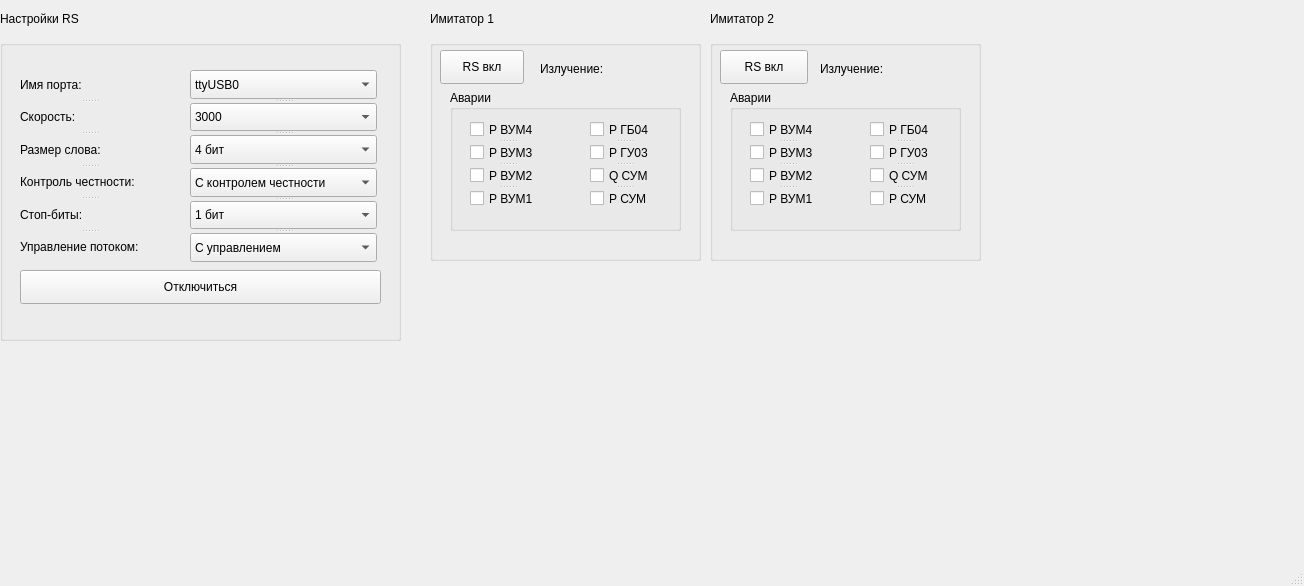
<?xml version="1.0" encoding="UTF-8"?>
<ui version="4.0">
 <class>MainWindow</class>
 <widget class="QMainWindow" name="MainWindow">
  <property name="geometry">
   <rect>
    <x>0</x>
    <y>0</y>
    <width>1304</width>
    <height>586</height>
   </rect>
  </property>
  <property name="windowTitle">
   <string>MainWindow</string>
  </property>
  <widget class="QWidget" name="centralwidget">
   <widget class="QLabel" name="label">
    <property name="geometry">
     <rect>
      <x>0</x>
      <y>10</y>
      <width>111</width>
      <height>18</height>
     </rect>
    </property>
    <property name="text">
     <string>Настройки RS</string>
    </property>
   </widget>
   <widget class="QLabel" name="label_8">
    <property name="geometry">
     <rect>
      <x>430</x>
      <y>10</y>
      <width>81</width>
      <height>18</height>
     </rect>
    </property>
    <property name="text">
     <string>Имитатор 1</string>
    </property>
   </widget>
   <widget class="QGroupBox" name="groupBox">
    <property name="geometry">
     <rect>
      <x>0</x>
      <y>40</y>
      <width>401</width>
      <height>301</height>
     </rect>
    </property>
    <property name="title">
     <string/>
    </property>
    <widget class="QSplitter" name="splitter_2">
     <property name="geometry">
      <rect>
       <x>20</x>
       <y>30</y>
       <width>139</width>
       <height>191</height>
      </rect>
     </property>
     <property name="orientation">
      <enum>Qt::Vertical</enum>
     </property>
     <widget class="QLabel" name="label_2">
      <property name="text">
       <string>Имя порта:</string>
      </property>
     </widget>
     <widget class="QLabel" name="label_3">
      <property name="text">
       <string>Скорость:</string>
      </property>
     </widget>
     <widget class="QLabel" name="label_4">
      <property name="text">
       <string>Размер слова:</string>
      </property>
     </widget>
     <widget class="QLabel" name="label_5">
      <property name="text">
       <string>Контроль честности:</string>
      </property>
     </widget>
     <widget class="QLabel" name="label_6">
      <property name="text">
       <string>Стоп-биты:</string>
      </property>
     </widget>
     <widget class="QLabel" name="label_7">
      <property name="text">
       <string>Управление потоком:</string>
      </property>
     </widget>
    </widget>
    <widget class="QPushButton" name="pushButton">
     <property name="geometry">
      <rect>
       <x>20</x>
       <y>230</y>
       <width>361</width>
       <height>34</height>
      </rect>
     </property>
     <property name="text">
      <string>Отключиться</string>
     </property>
    </widget>
    <widget class="QSplitter" name="splitter">
     <property name="geometry">
      <rect>
       <x>190</x>
       <y>30</y>
       <width>187</width>
       <height>192</height>
      </rect>
     </property>
     <property name="orientation">
      <enum>Qt::Vertical</enum>
     </property>
     <widget class="QComboBox" name="comboBox">
      <item>
       <property name="text">
        <string>ttyUSB0</string>
       </property>
      </item>
      <item>
       <property name="text">
        <string>ttyUSB1</string>
       </property>
      </item>
     </widget>
     <widget class="QComboBox" name="comboBox_2">
      <item>
       <property name="text">
        <string>3000</string>
       </property>
      </item>
      <item>
       <property name="text">
        <string>3600</string>
       </property>
      </item>
      <item>
       <property name="text">
        <string>4200</string>
       </property>
      </item>
      <item>
       <property name="text">
        <string>4800</string>
       </property>
      </item>
     </widget>
     <widget class="QComboBox" name="comboBox_3">
      <item>
       <property name="text">
        <string>4 бит</string>
       </property>
      </item>
      <item>
       <property name="text">
        <string>6 бит</string>
       </property>
      </item>
      <item>
       <property name="text">
        <string>8 бит</string>
       </property>
      </item>
     </widget>
     <widget class="QComboBox" name="comboBox_4">
      <item>
       <property name="text">
        <string>С контролем честности</string>
       </property>
      </item>
      <item>
       <property name="text">
        <string>Без контроля честности</string>
       </property>
      </item>
     </widget>
     <widget class="QComboBox" name="comboBox_5">
      <item>
       <property name="text">
        <string>1 бит</string>
       </property>
      </item>
      <item>
       <property name="text">
        <string>2 бит</string>
       </property>
      </item>
      <item>
       <property name="text">
        <string>3 бит</string>
       </property>
      </item>
     </widget>
     <widget class="QComboBox" name="comboBox_6">
      <item>
       <property name="text">
        <string>С управлением</string>
       </property>
      </item>
      <item>
       <property name="text">
        <string>Без управления</string>
       </property>
      </item>
     </widget>
    </widget>
   </widget>
   <widget class="QGroupBox" name="groupBox_2">
    <property name="geometry">
     <rect>
      <x>430</x>
      <y>40</y>
      <width>271</width>
      <height>221</height>
     </rect>
    </property>
    <property name="title">
     <string/>
    </property>
    <widget class="QPushButton" name="pushButton_2">
     <property name="geometry">
      <rect>
       <x>10</x>
       <y>10</y>
       <width>84</width>
       <height>34</height>
      </rect>
     </property>
     <property name="text">
      <string>RS вкл</string>
     </property>
    </widget>
    <widget class="QGroupBox" name="groupBox_8">
     <property name="geometry">
      <rect>
       <x>20</x>
       <y>50</y>
       <width>231</width>
       <height>141</height>
      </rect>
     </property>
     <property name="title">
      <string>Аварии</string>
     </property>
     <widget class="QSplitter" name="splitter_3">
      <property name="geometry">
       <rect>
        <x>20</x>
        <y>30</y>
        <width>76</width>
        <height>88</height>
       </rect>
      </property>
      <property name="orientation">
       <enum>Qt::Vertical</enum>
      </property>
      <widget class="QCheckBox" name="checkBox">
       <property name="text">
        <string>Р ВУМ4</string>
       </property>
      </widget>
      <widget class="QCheckBox" name="checkBox_2">
       <property name="text">
        <string>Р ВУМ3</string>
       </property>
      </widget>
      <widget class="QCheckBox" name="checkBox_3">
       <property name="text">
        <string>Р ВУМ2</string>
       </property>
      </widget>
      <widget class="QCheckBox" name="checkBox_4">
       <property name="text">
        <string>Р ВУМ1</string>
       </property>
      </widget>
     </widget>
     <widget class="QSplitter" name="splitter_4">
      <property name="geometry">
       <rect>
        <x>140</x>
        <y>30</y>
        <width>70</width>
        <height>88</height>
       </rect>
      </property>
      <property name="orientation">
       <enum>Qt::Vertical</enum>
      </property>
      <widget class="QCheckBox" name="checkBox_5">
       <property name="text">
        <string>Р ГБ04</string>
       </property>
      </widget>
      <widget class="QCheckBox" name="checkBox_6">
       <property name="text">
        <string>Р ГУ03</string>
       </property>
      </widget>
      <widget class="QCheckBox" name="checkBox_7">
       <property name="text">
        <string>Q СУМ</string>
       </property>
      </widget>
      <widget class="QCheckBox" name="checkBox_8">
       <property name="text">
        <string>Р СУМ</string>
       </property>
      </widget>
     </widget>
    </widget>
    <widget class="QLabel" name="label_12">
     <property name="geometry">
      <rect>
       <x>110</x>
       <y>20</y>
       <width>141</width>
       <height>18</height>
      </rect>
     </property>
     <property name="text">
      <string>Излучение:</string>
     </property>
    </widget>
   </widget>
   <widget class="QGroupBox" name="groupBox_3">
    <property name="geometry">
     <rect>
      <x>710</x>
      <y>40</y>
      <width>271</width>
      <height>221</height>
     </rect>
    </property>
    <property name="title">
     <string/>
    </property>
    <widget class="QPushButton" name="pushButton_3">
     <property name="geometry">
      <rect>
       <x>10</x>
       <y>10</y>
       <width>88</width>
       <height>34</height>
      </rect>
     </property>
     <property name="text">
      <string>RS вкл</string>
     </property>
    </widget>
    <widget class="QLabel" name="label_11">
     <property name="geometry">
      <rect>
       <x>110</x>
       <y>20</y>
       <width>141</width>
       <height>18</height>
      </rect>
     </property>
     <property name="text">
      <string>Излучение: </string>
     </property>
    </widget>
    <widget class="QGroupBox" name="groupBox_9">
     <property name="geometry">
      <rect>
       <x>20</x>
       <y>50</y>
       <width>231</width>
       <height>141</height>
      </rect>
     </property>
     <property name="title">
      <string>Аварии</string>
     </property>
     <widget class="QSplitter" name="splitter_5">
      <property name="geometry">
       <rect>
        <x>20</x>
        <y>30</y>
        <width>76</width>
        <height>88</height>
       </rect>
      </property>
      <property name="orientation">
       <enum>Qt::Vertical</enum>
      </property>
      <widget class="QCheckBox" name="checkBox_17">
       <property name="text">
        <string>Р ВУМ4</string>
       </property>
      </widget>
      <widget class="QCheckBox" name="checkBox_18">
       <property name="text">
        <string>Р ВУМ3</string>
       </property>
      </widget>
      <widget class="QCheckBox" name="checkBox_19">
       <property name="text">
        <string>Р ВУМ2</string>
       </property>
      </widget>
      <widget class="QCheckBox" name="checkBox_20">
       <property name="text">
        <string>Р ВУМ1</string>
       </property>
      </widget>
     </widget>
     <widget class="QSplitter" name="splitter_6">
      <property name="geometry">
       <rect>
        <x>140</x>
        <y>30</y>
        <width>70</width>
        <height>88</height>
       </rect>
      </property>
      <property name="orientation">
       <enum>Qt::Vertical</enum>
      </property>
      <widget class="QCheckBox" name="checkBox_21">
       <property name="text">
        <string>Р ГБ04</string>
       </property>
      </widget>
      <widget class="QCheckBox" name="checkBox_22">
       <property name="text">
        <string>Р ГУ03</string>
       </property>
      </widget>
      <widget class="QCheckBox" name="checkBox_23">
       <property name="text">
        <string>Q СУМ</string>
       </property>
      </widget>
      <widget class="QCheckBox" name="checkBox_24">
       <property name="text">
        <string>Р СУМ</string>
       </property>
      </widget>
     </widget>
    </widget>
   </widget>
   <widget class="QLabel" name="label_19">
    <property name="geometry">
     <rect>
      <x>710</x>
      <y>10</y>
      <width>81</width>
      <height>18</height>
     </rect>
    </property>
    <property name="text">
     <string>Имитатор 2</string>
    </property>
   </widget>
   <widget class="QSplitter" name="splitter_7">
    <property name="geometry">
     <rect>
      <x>0</x>
      <y>0</y>
      <width>0</width>
      <height>0</height>
     </rect>
    </property>
    <property name="orientation">
     <enum>Qt::Vertical</enum>
    </property>
   </widget>
   <widget class="QSplitter" name="splitter_8">
    <property name="geometry">
     <rect>
      <x>0</x>
      <y>0</y>
      <width>0</width>
      <height>0</height>
     </rect>
    </property>
    <property name="orientation">
     <enum>Qt::Vertical</enum>
    </property>
   </widget>
   <widget class="QSplitter" name="splitter_9">
    <property name="geometry">
     <rect>
      <x>0</x>
      <y>0</y>
      <width>0</width>
      <height>0</height>
     </rect>
    </property>
    <property name="orientation">
     <enum>Qt::Vertical</enum>
    </property>
   </widget>
   <widget class="QSplitter" name="splitter_10">
    <property name="geometry">
     <rect>
      <x>0</x>
      <y>0</y>
      <width>0</width>
      <height>0</height>
     </rect>
    </property>
    <property name="orientation">
     <enum>Qt::Vertical</enum>
    </property>
   </widget>
   <widget class="QSplitter" name="splitter_19">
    <property name="geometry">
     <rect>
      <x>0</x>
      <y>0</y>
      <width>0</width>
      <height>0</height>
     </rect>
    </property>
    <property name="orientation">
     <enum>Qt::Horizontal</enum>
    </property>
   </widget>
   <widget class="QWidget" name="layoutWidget">
    <property name="geometry">
     <rect>
      <x>0</x>
      <y>0</y>
      <width>2</width>
      <height>2</height>
     </rect>
    </property>
    <layout class="QVBoxLayout" name="verticalLayout"/>
   </widget>
   <widget class="QWidget" name="layoutWidget">
    <property name="geometry">
     <rect>
      <x>0</x>
      <y>0</y>
      <width>2</width>
      <height>2</height>
     </rect>
    </property>
    <layout class="QVBoxLayout" name="verticalLayout_2"/>
   </widget>
  </widget>
  <widget class="QMenuBar" name="menubar">
   <property name="geometry">
    <rect>
     <x>0</x>
     <y>0</y>
     <width>1304</width>
     <height>30</height>
    </rect>
   </property>
  </widget>
  <widget class="QStatusBar" name="statusbar"/>
 </widget>
 <resources/>
 <connections/>
</ui>
